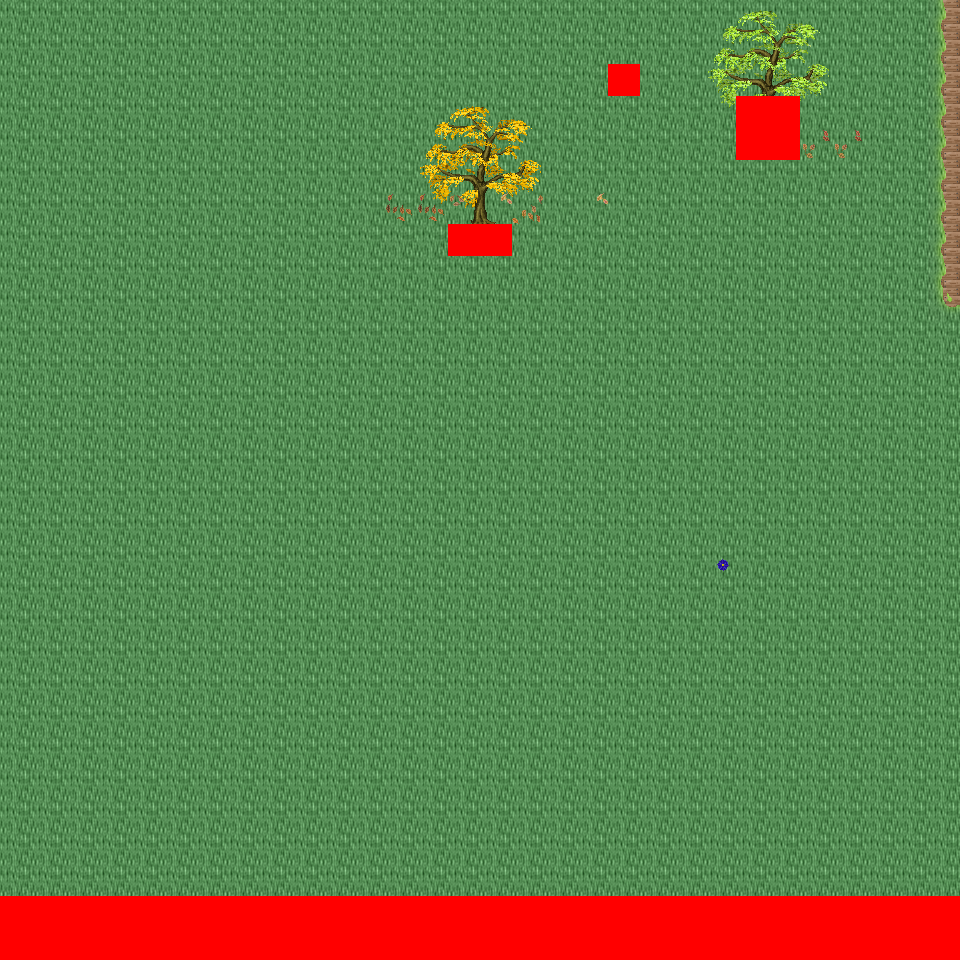

The image is a tile-based game level rendered from a .tmx file. Its description and source (layers, tilesets, objects; grid data summarised) follow:
An orthogonal 30x30 tile map with 32x32 px tiles, 6 tile layers (Ground, Object, Object2, Above, ...), 32 tilesets and 2 objects (2x mapExit).

<map version="1.0" orientation="orthogonal" renderorder="right-down" width="30" height="30" tilewidth="32" tileheight="32" nextobjectid="3">
  <tileset firstgid="1" name="tileset_logic_collision" tilewidth="32" tileheight="32" tilecount="1" columns="1">
    <image source="../drawable/tileset_logic_collision.png" width="32" height="32" />
  </tileset>
  <tileset firstgid="2" name="tileset_ground_ground" tilewidth="32" tileheight="32" tilecount="33" columns="3">
    <image source="../drawable/tileset_ground_ground.png" width="96" height="352" />
  </tileset>
  <tileset firstgid="35" name="tileset_building_castle" tilewidth="32" tileheight="32" tilecount="320" columns="20">
    <image source="../drawable/tileset_building_castle.png" width="640" height="512" />
  </tileset>
  <tileset firstgid="355" name="tileset_building_roof_blue" tilewidth="32" tileheight="32" tilecount="20" columns="5">
    <image source="../drawable/tileset_building_roof_blue.png" width="160" height="128" />
  </tileset>
  <tileset firstgid="375" name="tileset_item_weapon_cannon" tilewidth="32" tileheight="32" tilecount="12" columns="3">
    <image source="../drawable/tileset_item_weapon_cannon.png" width="96" height="128" />
  </tileset>
  <tileset firstgid="387" name="tileset_ground_stonecircle" tilewidth="32" tileheight="32" tilecount="81" columns="9">
    <image source="../drawable/tileset_ground_stonecircle.png" width="288" height="288" />
  </tileset>
  <tileset firstgid="468" name="tileset_ground_grass_edges" tilewidth="32" tileheight="32" tilecount="36" columns="12">
    <image source="../drawable/tileset_ground_grass_edges.png" width="384" height="96" />
  </tileset>
  <tileset firstgid="504" name="tileset_ground_grass_corners" tilewidth="32" tileheight="32" tilecount="24" columns="6">
    <image source="../drawable/tileset_ground_grass_corners.png" width="192" height="128" />
  </tileset>
  <tileset firstgid="528" name="tileset_plant_tree_fall_trees" tilewidth="32" tileheight="32" tilecount="40" columns="8">
    <image source="../drawable/tileset_plant_tree_fall_trees.png" width="256" height="160" />
  </tileset>
  <tileset firstgid="568" name="tileset_plant_tree_locust_tree" tilewidth="32" tileheight="32" tilecount="20" columns="4">
    <image source="../drawable/tileset_plant_tree_locust_tree.png" width="128" height="160" />
  </tileset>
  <tileset firstgid="588" name="tileset_furniture_light_lamp_blue" tilewidth="32" tileheight="32" tilecount="3" columns="1">
    <image source="../drawable/tileset_furniture_light_lamp_blue.png" width="32" height="96" />
  </tileset>
  <tileset firstgid="591" name="tileset_item_pot_pot_purple" tilewidth="32" tileheight="32" tilecount="1" columns="1">
    <image source="../drawable/tileset_item_pot_pot_purple.png" width="32" height="32" />
  </tileset>
  <tileset firstgid="592" name="tileset_item_pot_barrel_with_flower" tilewidth="32" tileheight="32" tilecount="2" columns="2">
    <image source="../drawable/tileset_item_pot_barrel_with_flower.png" width="64" height="32" />
  </tileset>
  <tileset firstgid="594" name="tileset_item_textile_laundry" tilewidth="32" tileheight="32" tilecount="16" columns="4">
    <image source="../drawable/tileset_item_textile_laundry.png" width="128" height="128" />
  </tileset>
  <tileset firstgid="610" name="tileset_plant_flower_daisy_blue" tilewidth="32" tileheight="32" tilecount="8" columns="2">
    <image source="../drawable/tileset_plant_flower_daisy_blue.png" width="64" height="128" />
  </tileset>
  <tileset firstgid="618" name="tileset_plant_flower_daisy_red" tilewidth="32" tileheight="32" tilecount="8" columns="2">
    <image source="../drawable/tileset_plant_flower_daisy_red.png" width="64" height="128" />
  </tileset>
  <tileset firstgid="626" name="tileset_plant_flower_daisy_white" tilewidth="32" tileheight="32" tilecount="8" columns="2">
    <image source="../drawable/tileset_plant_flower_daisy_white.png" width="64" height="128" />
  </tileset>
  <tileset firstgid="634" name="tileset_plant_flower_daisy_yellow" tilewidth="32" tileheight="32" tilecount="8" columns="2">
    <image source="../drawable/tileset_plant_flower_daisy_yellow.png" width="64" height="128" />
  </tileset>
  <tileset firstgid="642" name="tileset_light_dim_light_7x5" tilewidth="32" tileheight="32" tilecount="35" columns="7">
    <image source="../drawable/tileset_light_dim_light_7x5.png" width="224" height="160" />
  </tileset>
  <tileset firstgid="677" name="tileset_plant_stump_small_stump" tilewidth="32" tileheight="32" tilecount="4" columns="2">
    <image source="../drawable/tileset_plant_stump_small_stump.png" width="64" height="64" />
  </tileset>
  <tileset firstgid="681" name="tileset_plant_stump_stump_pale_purple" tilewidth="32" tileheight="32" tilecount="4" columns="2">
    <image source="../drawable/tileset_plant_stump_stump_pale_purple.png" width="64" height="64" />
  </tileset>
  <tileset firstgid="685" name="tileset_plant_indoor_small_flowerpots" tilewidth="32" tileheight="32" tilecount="4" columns="2">
    <image source="../drawable/tileset_plant_indoor_small_flowerpots.png" width="64" height="64" />
  </tileset>
  <tileset firstgid="689" name="tileset_plant_leaves" tilewidth="32" tileheight="32" tilecount="8" columns="4">
    <image source="../drawable/tileset_plant_leaves.png" width="128" height="64" />
  </tileset>
  <tileset firstgid="697" name="tileset_building_decoration_chimney" tilewidth="32" tileheight="32" tilecount="2" columns="1">
    <image source="../drawable/tileset_building_decoration_chimney.png" width="32" height="64" />
  </tileset>
  <tileset firstgid="699" name="tileset_building_decoration_orbpedestal" tilewidth="32" tileheight="32" tilecount="2" columns="1">
    <image source="../drawable/tileset_building_decoration_orbpedestal.png" width="32" height="64" />
  </tileset>
  <tileset firstgid="701" name="tileset_light_light_5x5" tilewidth="32" tileheight="32" tilecount="25" columns="5">
    <image source="../drawable/tileset_light_light_5x5.png" width="160" height="160" />
  </tileset>
  <tileset firstgid="726" name="tileset_plant_lily_pads" tilewidth="32" tileheight="32" tilecount="2" columns="1">
    <image source="../drawable/tileset_plant_lily_pads.png" width="32" height="64" />
  </tileset>
  <tileset firstgid="728" name="tileset_ground_ground_3" tilewidth="32" tileheight="32" tilecount="5" columns="5">
    <image source="../drawable/tileset_ground_ground_3.png" width="160" height="32" />
  </tileset>
  <tileset firstgid="733" name="tileset_building_cottage" tilewidth="32" tileheight="32" tilecount="256" columns="16">
    <image source="../drawable/tileset_building_cottage.png" width="512" height="512" />
  </tileset>
  <tileset firstgid="989" name="tileset_building_roof_thatched_roof" tilewidth="32" tileheight="32" tilecount="256" columns="16">
    <image source="../drawable/tileset_building_roof_thatched_roof.png" width="512" height="512" />
  </tileset>
  <tileset firstgid="1245" name="tileset_building_window_windows" tilewidth="32" tileheight="32" tilecount="256" columns="16">
    <image source="../drawable/tileset_building_window_windows.png" width="512" height="512" />
  </tileset>
  <tileset firstgid="1501" name="tileset_building_door_doors" tilewidth="32" tileheight="32" tilecount="256" columns="16">
    <image source="../drawable/tileset_building_door_doors.png" width="512" height="512" />
  </tileset>
  <layer name="Ground" width="30" height="30">
    <data>[900 cells, 900 non-empty, 3 distinct tile ids]</data>
  </layer>
  <layer name="Object" width="30" height="30">
    <data>[900 cells, 46 non-empty, 9 distinct tile ids]</data>
  </layer>
  <layer name="Object2" width="30" height="30">
    <data>[900 cells, 20 non-empty, 14 distinct tile ids]</data>
  </layer>
  <layer name="Above" width="30" height="30">
    <data>[900 cells, 32 non-empty, 32 distinct tile ids]</data>
  </layer>
  <layer name="Above2" width="30" height="30">
    <data>[900 cells, 0 non-empty, 0 distinct tile ids]</data>
  </layer>
  <layer name="Walkable" width="30" height="30">
    <data>[900 cells, 67 non-empty, 1 distinct tile ids]</data>
  </layer>
  <objectgroup name="MapEvents">
    <object id="1" name="north" type="mapExit" x="0" y="0" width="960" height="32">
      <properties>
        <property name="map" value="level_0_x34_y60" />
        <property name="x" value="0" />
        <property name="y" value="28" />
      </properties>
    </object>
    <object id="2" name="east" type="mapExit" x="928" y="0" width="32" height="896">
      <properties>
        <property name="map" value="level_0_x35_y61" />
        <property name="x" value="1" />
        <property name="y" value="0" />
      </properties>
    </object>
  </objectgroup>
</map>
